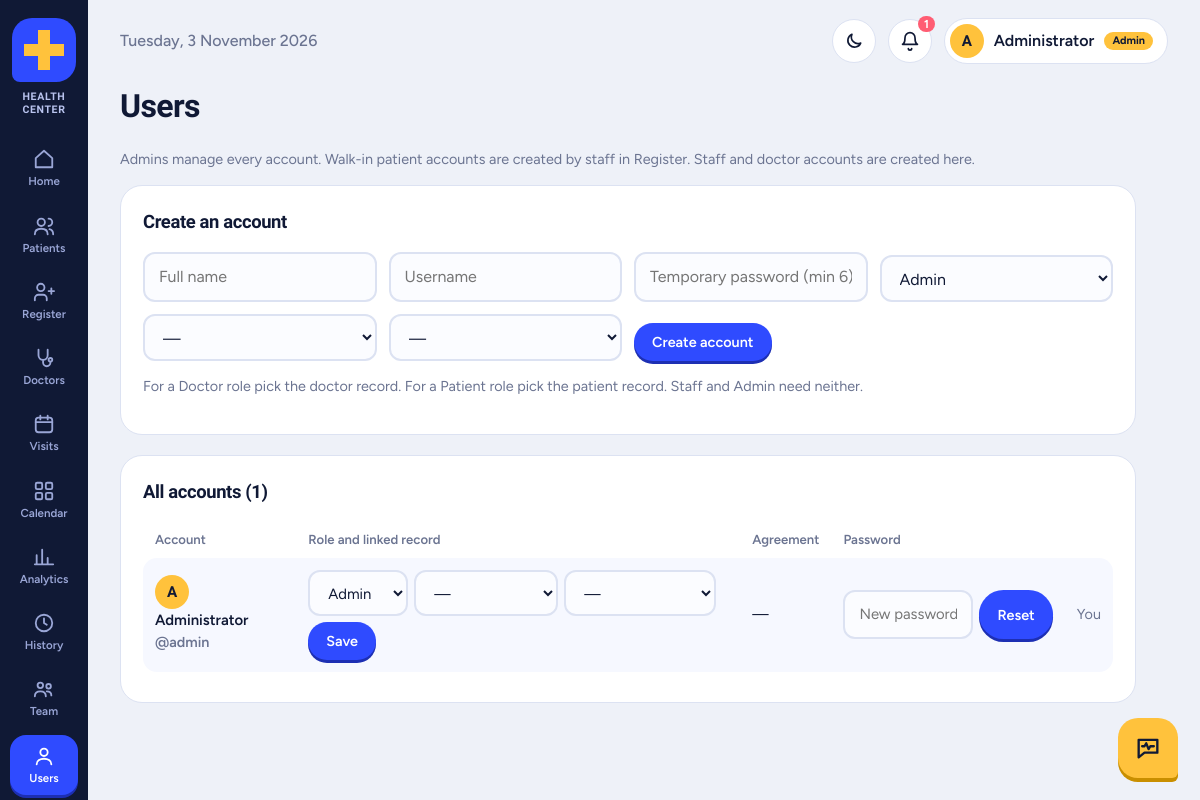
/users.php (signed in), run on the app's committed database.
### tables this page shows
CREATE TABLE IF NOT EXISTS users (
  user_id INT AUTO_INCREMENT PRIMARY KEY,
  username VARCHAR(50) NOT NULL UNIQUE,
  password VARCHAR(255) NOT NULL,
  full_name VARCHAR(100) NOT NULL,
  agreed_at DATETIME NULL,
  profile_photo VARCHAR(255) NULL,
  cover_photo VARCHAR(255) NULL,
  role ENUM('admin','staff','doctor','patient') NOT NULL DEFAULT 'staff',
  doctor_id INT NULL,
  patient_id INT NULL,
  must_change_password TINYINT(1) NOT NULL DEFAULT 0
);

### users.php (the view, shortened to what this page needs)
<?php require_once 'db.php'; require_role(['admin']);
$hasRole = (bool)$pdo->query("SHOW COLUMNS FROM users LIKE 'role'")->fetch();
$roles = ['admin', 'staff', 'doctor', 'patient'];
$meId = (int)$_SESSION['uid'];
include 'header.php';
$doctors = $pdo->query('SELECT doctor_id, full_name FROM doctors ORDER BY full_name')->fetchAll();
$patients = $pdo->query('SELECT patient_id, full_name FROM patients ORDER BY full_name')->fetchAll();
$users = $pdo->query('SELECT * FROM users ORDER BY full_name')->fetchAll();
function opts($rows, $key, $sel) { $o = '<option value="">—</option>'; foreach ($rows as $r) $o .= '<option value="' . $r[$key] . '"' . ((int)$sel === (int)$r[$key] ? ' selected' : '') . '>' . h($r['full_name']) . '</option>'; return $o; }
?>
<h2>Users</h2>
<p class="note">Admins manage every account. Walk-in patient accounts are created by staff in Register. Staff and doctor accounts are created here.</p>
<?php if ($hasRole): ?>
<div class="card"><h3>Create an account</h3>
<form method="post" class="grid" autocomplete="off">
  <input name="full_name" placeholder="Full name" required>
  <input name="username" placeholder="Username" required>
  <input name="password" type="text" placeholder="Temporary password (min 6)" required>
  <select name="role" aria-label="Role"><?php foreach ($roles as $r): ?><option value="<?= $r ?>"><?= h(role_label($r)) ?></option><?php endforeach; ?></select>
  <select name="doctor_id" aria-label="Doctor record"><?= opts($doctors, 'doctor_id', 0) ?></select>
  <select name="patient_id" aria-label="Patient record"><?= opts($patients, 'patient_id', 0) ?></select>
  <div><button>Create account</button></div>
</form>
<p class="note">For a Doctor role pick the doctor record. For a Patient role pick the patient record. Staff and Admin need neither.</p></div>
<div class="card"><h3>All accounts (<?= count($users) ?>)</h3>
<table><tr><th>Account</th><th>Role and linked record</th><th>Agreement</th><th>Password</th><th></th></tr>
<?php foreach ($users as $u): ?>
<tr><td><?= avatar_html($u) ?><?= h($u['full_name']) ?><br><small class="note">@<?= h($u['username']) ?></small></td>
<td><form method="post" style="display:flex;gap:6px;flex-wrap:wrap"><input type="hidden" name="do" value="update"><input type="hidden" name="user_id" value="<?= $u['user_id'] ?>">
  <select name="role" style="width:auto"><?php foreach ($roles as $r): ?><option value="<?= $r ?>" <?= ($u['role'] ?? '') === $r ? 'selected' : '' ?>><?= h(role_label($r)) ?></option><?php endforeach; ?></select>
  <select name="doctor_id" style="width:auto" aria-label="Doctor record"><?= opts($doctors, 'doctor_id', $u['doctor_id'] ?? 0) ?></select>
  <select name="patient_id" style="width:auto" aria-label="Patient record"><?= opts($patients, 'patient_id', $u['patient_id'] ?? 0) ?></select>
  <button>Save</button></form></td>
<td><?= !empty($u['agreed_at']) ? h(date('j M Y', strtotime($u['agreed_at']))) : '—' ?></td>
<td><form method="post" style="display:flex;gap:6px"><input type="hidden" name="do" value="password"><input type="hidden" name="user_id" value="<?= $u['user_id'] ?>">
  <input name="new_password" placeholder="New password" style="width:130px" autocomplete="off"><button class="gray">Reset</button></form></td>
<td><?php if ((int)$u['user_id'] !== $meId): ?><form method="post" onsubmit="return confirm('Delete this account?')"><input type="hidden" name="do" value="delete"><input type="hidden" name="user_id" value="<?= $u['user_id'] ?>"><button class="red">Delete</button></form><?php else: ?><small class="note">You</small><?php endif; ?></td></tr>
<?php endforeach; ?></table></div>
<?php endif; ?>
<?php include 'footer.php'; ?>

### header.php (shortened to what this page needs)
<?php require_once 'db.php'; require_login();
$page = basename($_SERVER['SCRIPT_NAME']);
$meSt = $pdo->prepare('SELECT * FROM users WHERE user_id=?'); $meSt->execute([$_SESSION['uid']]); $me = $meSt->fetch();
$soon = 0;
try { $soon = (int)$pdo->query("SELECT COUNT(*) FROM appointments WHERE status='Scheduled' AND TIMESTAMP(appt_date,appt_time) BETWEEN NOW() AND NOW() + INTERVAL 24 HOUR")->fetchColumn(); } catch (PDOException $e) {}
function nav($file, $label, $icon) {
    global $page;
    echo '<a href="'.$file.'" class="'.($page === $file ? 'on' : '').'"><svg viewBox="0 0 24 24" fill="none" stroke="currentColor" stroke-width="2" stroke-linecap="round" stroke-linejoin="round">'.$icon.'</svg>'.$label.'</a>';
}
?>
<!DOCTYPE html>
<html lang="en"><head>
<link rel="stylesheet" href="style.css"><script src="theme.js"></script><link rel="icon" type="image/svg+xml" href="logo.svg">
</head><body>
<nav class="rail">
  <a class="logo" href="<?= h(home_for(role())) ?>" aria-label="<?= h(CLINIC_NAME) ?> home"><?= logo_html(64) ?><span class="logo-name"><?= h(CLINIC_NAME) ?></span></a>
  <?php
  $r = role(); $staff = in_array($r, ['admin', 'staff'], true);
  nav(home_for($r),'Home','<path d="M3 11l9-8 9 8v10H3z"/>');
  if ($staff) nav('patients.php','Patients','<circle cx="9" cy="8" r="4"/><path d="M2 21c0-4 3-6 7-6s7 2 7 6M17 4a4 4 0 010 8M22 21c0-3-2-5-4-5.5"/>');
  if ($staff) nav('register_patient.php','Register','<path d="M15 21v-2a4 4 0 00-4-4H6a4 4 0 00-4 4v2M8.5 11a4 4 0 100-8 4 4 0 000 8zM20 8v6M23 11h-6"/>');
  if ($staff) nav('doctors.php','Doctors','<path d="M6 3v6a5 5 0 0010 0V3M11 14v3a4 4 0 008 0v-1"/><circle cx="19" cy="14" r="2"/>');
  if ($staff || $r === 'doctor') nav('appointments.php','Visits','<rect x="3" y="5" width="18" height="16" rx="3"/><path d="M3 10h18M8 3v4M16 3v4"/>');
  if ($staff || $r === 'doctor') nav('calendar.php','Calendar','<rect x="3" y="3" width="7" height="7" rx="1.5"/><rect x="14" y="3" width="7" height="7" rx="1.5"/><rect x="3" y="14" width="7" height="7" rx="1.5"/><rect x="14" y="14" width="7" height="7" rx="1.5"/>');
  if ($staff) nav('analytics.php','Analytics','<path d="M4 20V10M10 20V4M16 20v-7M22 20H2"/>');
  if ($r === 'admin') nav('history.php','History','<circle cx="12" cy="12" r="9"/><path d="M12 7v5l3 2"/>');
  if ($staff) nav('team.php','Team','<circle cx="8" cy="8" r="3"/><circle cx="17" cy="9" r="2.5"/><path d="M2 20c0-3.5 2.5-5.5 6-5.5s6 2 6 5.5M15 14.5c3 0 5 1.5 5 4.5"/>');
  if ($r === 'admin') nav('users.php','Users','<circle cx="12" cy="8" r="4"/><path d="M4 21c0-4 4-6 8-6s8 2 8 6"/>');
  ?>
</nav>
<div class="wrap">
<div class="top">
  <span class="date"><?= date('l, j F Y') ?></span>
  <div class="topr">
    <button class="bell" id="themeBtn" type="button" aria-label="Switch theme"></button>
    <?php if ($staff): ?><a class="bell" href="notifications.php" title="Alerts and text messages"><svg viewBox="0 0 24 24" fill="none" stroke="currentColor" stroke-width="2" stroke-linecap="round" stroke-linejoin="round"><path d="M6 8a6 6 0 0112 0c0 7 3 8 3 8H3s3-1 3-8M10 21a2 2 0 004 0"/></svg><?php if ($soon): ?><i><?= $soon ?></i><?php endif; ?></a><?php endif; ?>
    <a class="chip" href="profile.php" title="Edit my profile"><?= avatar_html($me) ?><?= h($me['full_name']) ?> <small class="rolepill"><?= h(role_label(role())) ?></small></a>
  </div>
</div>
<main>

### db.php (shortened to what this page needs)
<?php
try {
    $pdo = new PDO('mysql:host=localhost;dbname=healthcenter_db;charset=utf8mb4', 'root', '', [
        PDO::ATTR_ERRMODE => PDO::ERRMODE_EXCEPTION,
        PDO::ATTR_DEFAULT_FETCH_MODE => PDO::FETCH_ASSOC,
    ]);
    $pdo->exec("SET time_zone = '" . date('P') . "'");
} catch (PDOException $e) {
    http_response_code(500);
    exit('<!DOCTYPE html><meta charset="utf-8"><body style="font-family:sans-serif;max-width:560px;margin:60px auto"><h2>Cannot connect to the database</h2><p>Start <b>MySQL</b> in the XAMPP Control Panel, then import <b>schema.sql</b> in phpMyAdmin. Check the user name and password in <b>db.php</b>.</p><p style="color:#666">Details: ' . htmlspecialchars($e->getMessage()) . '</p>');
}
function h($s) { return htmlspecialchars((string)$s, ENT_QUOTES, 'UTF-8'); }
function logo_html($size = 48) {
    $s = (int)$size;
    return '<svg class="lg" width="' . $s . '" height="' . $s . '" viewBox="0 0 64 64" role="img" aria-label="Health Center logo">'
        . '<circle class="lg-ring" cx="32" cy="32" r="30"/>'
        . '<path class="lg-tile" d="M20 0H44a20 20 0 0 1 20 20V44a20 20 0 0 1-20 20H8a8 8 0 0 1-8-8V20A20 20 0 0 1 20 0z"/>'
        . '<path class="lg-cross" d="M26 12h12v14h14v12H38v14H26V38H12V26h14z"/>'
        . '<path class="lg-line" pathLength="100" d="M5 34H21L27 21L35 47L40 30L43 34H59"/></svg>';
}
function require_login() {
    global $pdo;
    $s = $pdo->prepare('SELECT * FROM users WHERE user_id=?'); $s->execute([$_SESSION['uid']]); $u = $s->fetch();
}
function role() { return $_SESSION['role'] ?? 'admin'; }
function role_label($r) { return ['admin' => 'Admin', 'staff' => 'Staff', 'doctor' => 'Doctor', 'patient' => 'Patient'][$r] ?? 'Staff'; }
function home_for($r) { return ['patient' => 'portal.php', 'doctor' => 'doctor.php'][$r] ?? 'index.php'; }
function require_role($roles) {
    require_login();
}
function avatar_html($u, $cls = '') {
    $c = 'av' . ($cls ? " $cls" : '');
    return '<span class="' . $c . '">' . h(mb_strtoupper(mb_substr($u['full_name'], 0, 1))) . '</span>';
}

### style.css (style rules this page uses)
:root { --ink:#101935;--ink2:#1b2850;--paper:#eef1f8;--card:#fff;--line:#dce2f2;--cobalt:#2f4bff;--cobalt-d:#1d2fb3; --sun:#ffc23c;--mint:#1fbf8f;--rose:#ff5d73;--muted:#6b7491;--text:#101935;--rail:88px }
* { box-sizing:border-box }
body { margin:0;font-family:Figtree,system-ui,sans-serif;background:var(--paper);color:var(--text);line-height:1.5 }
h1,h2,h3 { font-family:'Bricolage Grotesque',Figtree,sans-serif;letter-spacing:-.02em;margin:0 0 .6em }
h2 { font-size:2rem;font-weight:800 }
h3 { font-size:1.15rem;font-weight:700 }
a { color:var(--cobalt) }
.rail { position:fixed;inset:0 auto 0 0;width:var(--rail);background:var(--ink);display:flex;flex-direction:column;align-items:center;padding:18px 0;gap:6px;z-index:20 }
.logo { width:48px;height:48px;border-radius:16px 16px 16px 4px;background:var(--sun);display:grid;place-items:center;margin-bottom:18px }
.logo svg { width:26px;height:26px }
.rail a { width:68px;padding:10px 0 8px;border-radius:16px;color:#9aa6d6;text-decoration:none;text-align:center;font-size:.72rem;font-weight:600;transition:background .2s,color .2s }
.rail a svg { display:block;margin:0 auto 3px;width:22px;height:22px }
.rail a.on { background:var(--cobalt);color:#fff;box-shadow:0 3px 0 var(--cobalt-d) }
.wrap { margin-left:var(--rail) }
.top { display:flex;align-items:center;justify-content:space-between;padding:18px 32px }
.top .date { color:var(--muted);font-weight:500 }
.chip { display:flex;align-items:center;gap:10px;background:var(--card);border:1.5px solid var(--line);padding:5px 14px 5px 5px;border-radius:99px;font-weight:600 }
.av { width:34px;height:34px;border-radius:50%;background:var(--sun);color:#101935;display:inline-grid;place-items:center;font:800 .95rem 'Bricolage Grotesque',sans-serif;flex:none }
main { max-width:1080px;padding:0 32px 48px }
.card { background:var(--card);border:1.5px solid var(--line);border-radius:22px;padding:22px;margin-bottom:20px;overflow-x:auto }
.card h3 { margin-bottom:.9em }
form.grid { display:grid;grid-template-columns:repeat(auto-fit,minmax(210px,1fr));gap:12px;align-items:end }
input,select { width:100%;padding:11px 14px;border:2px solid var(--line);border-radius:12px;font:inherit;background:#fbfcff;color:var(--text);transition:border-color .15s }
button,.btn { display:inline-block;background:var(--cobalt);color:#fff;border:0;padding:10px 18px;border-radius:99px;font:600 .9rem Figtree,sans-serif;cursor:pointer;text-decoration:none;box-shadow:0 3px 0 var(--cobalt-d);transition:transform .08s,box-shadow .08s }
table { width:100%;border-collapse:separate;border-spacing:0 8px }
th { font-weight:600;color:var(--muted);font-size:.82rem;text-align:left;padding:0 12px }
td { padding:12px;background:#f6f8ff;font-size:.93rem;vertical-align:middle }
td:first-child { border-radius:14px 0 0 14px;font-weight:600 }
td:last-child { border-radius:0 14px 14px 0;white-space:nowrap }
td .av { margin-right:10px;vertical-align:middle }
.note { color:var(--muted);font-size:.9rem }
.rail { overflow-y:auto;scrollbar-width:none }
.chip { text-decoration:none;color:var(--text) }
.topr { display:flex;gap:12px;align-items:center }
.bell { position:relative;display:grid;place-items:center;width:44px;height:44px;border-radius:50%;background:var(--card);border:1.5px solid var(--line);color:var(--text) }
.bell svg { width:20px;height:20px }
.bell i { position:absolute;top:-4px;right:-4px;background:var(--rose);color:#fff;font:700 .72rem Figtree,sans-serif;font-style:normal;border-radius:99px;padding:1px 6px }
button.bell { box-shadow:none;padding:0;cursor:pointer }
.lg { display:block;overflow:visible }
.rail a.logo,.rail a.logo:hover { width:48px;height:48px;padding:0;background:none;box-shadow:none;margin-bottom:18px;display:block }
.rolepill { font-size:.68rem;font-weight:700;background:var(--sun);color:#101935;border-radius:99px;padding:1px 8px }
.rail a.logo,.rail a.logo:hover { width:76px;height:auto;display:flex;flex-direction:column;align-items:center;gap:6px;margin-bottom:16px;padding:0;background:none;box-shadow:none }
.rail a.logo svg { width:64px;height:64px }
.logo-name { font:700 .66rem 'Bricolage Grotesque',sans-serif;letter-spacing:.06em;text-transform:uppercase;color:#b9c3ee;text-align:center;line-height:1.2 }

### data on the page
users: full_name "A", full_name "Administrator", username "admin", shows "You"

### other printed values
CLINIC_NAME "HEALTH CENTER"
$label "Home Patients Register Doctors Visits Calendar Analytics History Team Users"
$soon "1"
role_label(role()) "Admin"
count($users) "1"
form field role "Admin"
